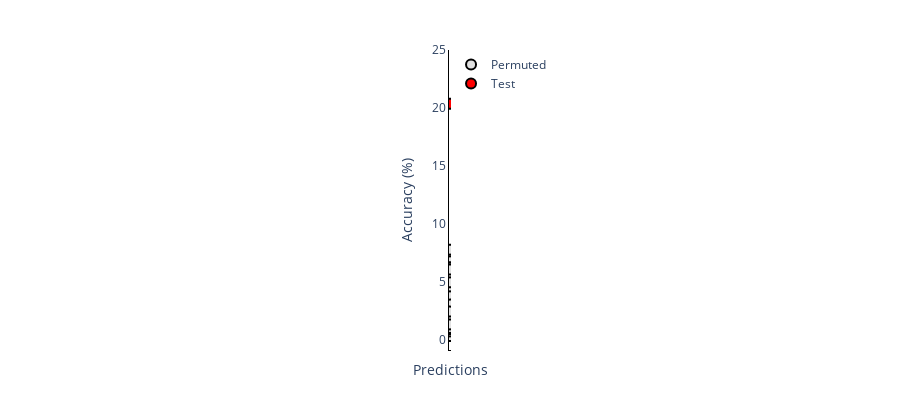

The notebook cell saved with this chart:
### Code cell
fig3 = go.Figure()
dfst_rms=np.zeros(100)
xrt=0.1*np.random.rand(100)-.05

for i in np.arange(np.shape(sft)[0]):
    dfst = pd.read_csv(sft[i])
    dfst_rms[i] = 100*sum(dfst.correctness)/len(dfst.correctness)

fig3.add_trace(go.Scatter(x=xr,y=dfst_rms,
                          mode='markers',
                          name='Permuted',
                          marker=dict(size=10,
                                      color='rgba(225,225,225,1)',
                                      line=dict(width=2,
                                               color='rgba(0,0,0,1)')
                          )))
fig3.add_trace(go.Scatter(x=[0],y=[100*sum(dfgt.correctness)/len(dfgt.correctness)],
                          mode='markers',
                          name='Test',
                          marker=dict(size=10,
                                     color='rgba(255,0,0,1)',
                                     line=dict(width=2,
                                              color='rgba(0,0,0,1)')
                                     )
                         )
              )

fig3.update_xaxes(linecolor='rgba(0,0,0,1)',
                  range=[-0.5,.5],
                  showticklabels=False,
                  title_text='Predictions',
                )
fig3.update_yaxes(linecolor='rgba(0,0,0,1)',
                  range=[-0.9,25],
                  tick0=0,
                  dtick=5,
                 title_text='Accuracy (%)'
                )
fig3.update_layout(
    paper_bgcolor='rgba(0, 0, 0, 0)',
    plot_bgcolor='rgba(0, 0, 0, 0)',
    margin=dict(l=450, r=450, t=50, b=50),
    height=400
)

### Figure 1 — Plotly figure (JSON) as saved in the notebook; plotly's stock layout.template omitted (floating-point values rounded to 4 significant figures)
{"data": [{"marker": {"color": "rgba(225,225,225,1)", "line": {"color": "rgba(0,0,0,1)", "width": 2}, "size": 10}, "mode": "markers", "name": "Permuted", "type": "scatter", "x": [-0.04243, -0.03052, 0.02126, -0.01673, 0.03544, -0.02584, -0.04483, -0.04925, -0.01033, -0.04433, 0.04886, 0.006747, -0.02322, 0.03581, -0.02878, 0.04422, -0.04064, -0.0003075, 0.03782, -0.04072, 0.01468, -0.04375, -0.005894, 0.006442, 0.03232, 0.008676, -0.02712, 0.03131, -0.02413, 0.008612, -0.0125, -0.03132, 0.01593, 0.0003275, 0.01726, 0.03206, -0.03999, -0.04864, -0.003357, -0.009901, -0.02143, 0.01682, -0.04011, 0.01651, 0.04314, -0.02319, -0.03267, -0.03807, 0.01405, 0.005706, -0.008598, -0.0488, 0.01318, 0.01195, -0.002706, -0.04421, -0.03216, 0.0254, 0.04894, -0.005962, 0.03683, -0.0242, -0.006913, 0.0486, -2.356e-05, -0.01753, -0.00239, 0.008321, 0.008433, -0.04943, 0.0192, 0.0263, 0.01659, 0.02971, -0.04608, 0.03871, -0.003572, 0.0147, 0.03611, 0.0436, 0.02762, -0.01497, -0.01492, 0.03113, -0.005851, 0.004533, -0.04647, 0.03183, -0.01863, 0.02579, 0.03883, 0.03294, 0.02904, 0.03973, 0.03904, -0.04294, 0.03487, 0.03388, -0.03623, -0.03935], "y": [3.831, 2.016, 1.109, 0.6048, 3.73, 1.411, 2.117, 1.915, 1.21, 0.9073, 3.427, 0.9073, 2.419, 3.73, 2.722, 1.915, 0.4032, 0.9073, 2.016, 6.048, 2.722, 1.411, 1.915, 4.234, 6.754, 3.629, 1.512, 0.6048, 2.117, 1.613, 2.319, 2.016, 2.218, 2.218, 1.008, 0.8065, 0.9073, 7.762, 1.31, 1.714, 6.25, 2.823, 1.109, 3.427, 0.6048, 2.621, 2.52, 3.226, 1.411, 0.3024, 2.722, 3.629, 2.722, 2.319, 1.613, 1.915, 6.048, 1.411, 4.234, 2.218, 1.815, 0.9073, 1.815, 0.7056, 2.218, 2.621, 2.319, 4.032, 5.141, 2.117, 3.528, 3.931, 0.3024, 4.435, 2.722, 0.9073, 4.032, 2.016, 4.234, 2.218, 1.31, 3.327, 2.722, 2.419, 3.73, 0.7056, 2.016, 5.343, 2.419, 1.21, 3.024, 1.109, 2.016, 0.9073, 1.714, 1.008, 6.048, 4.94, 2.419, 1.31]}, {"marker": {"color": "rgba(255,0,0,1)", "line": {"color": "rgba(0,0,0,1)", "width": 2}, "size": 10}, "mode": "markers", "name": "Test", "type": "scatter", "x": [0], "y": [20.36]}], "layout": {"height": 400, "margin": {"b": 50, "l": 450, "r": 450, "t": 50}, "paper_bgcolor": "rgba(0, 0, 0, 0)", "plot_bgcolor": "rgba(0, 0, 0, 0)", "xaxis": {"linecolor": "rgba(0,0,0,1)", "range": [-0.5, 0.5], "showticklabels": false, "title": {"text": "Predictions"}}, "yaxis": {"dtick": 5, "linecolor": "rgba(0,0,0,1)", "range": [-0.9, 25], "tick0": 0, "title": {"text": "Accuracy (%)"}}}}
